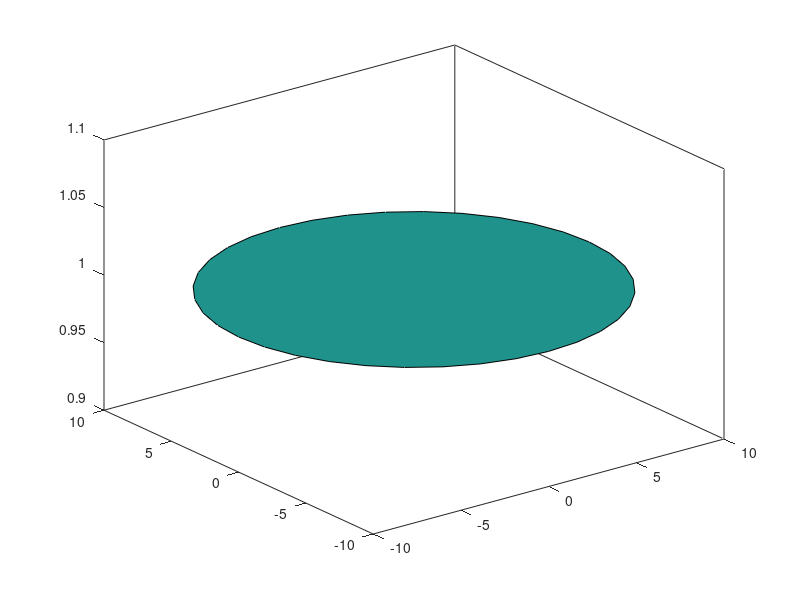

Write the MATLAB code that produced this figure. (Note: this script raises an error after producing the figure.)
clc;
close all;
clear;

theta = linspace(0, 360, 37);

C = ones(1, 37);

 
for i = 1 : 2
    sensor_data = ones(1, 37) * i * 10;
    sensor_data(37) = sensor_data(1);
    
    X = sensor_data .* cos(theta * pi / 180);
    Y = sensor_data .* sin(theta * pi / 180);
    Z = i * ones(1, 37);
    %plot3(X, Y, Z, 'LineWidth', 5);
    fill3(X, Y, Z, C)
    alpha(0.5);
    hold on;
end
xlabel('X'), ylabel('Y'), zlabel('Z');
hold off;
grid on;
view(45, 45);